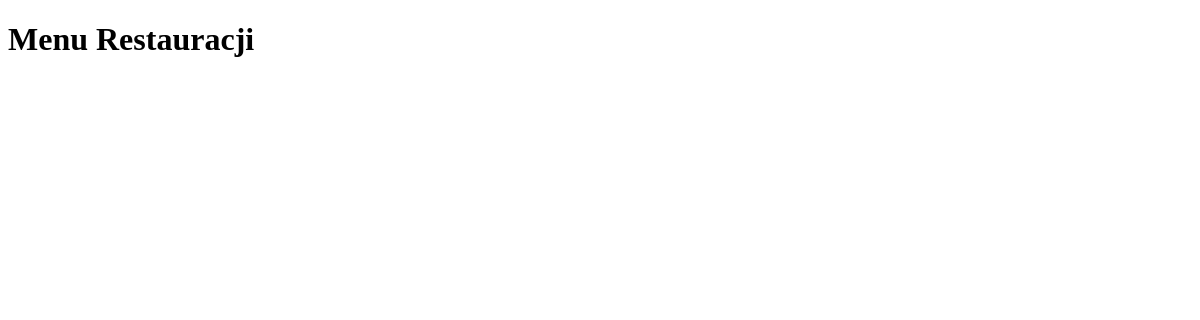
Page /recipes/ on the earlier database version.
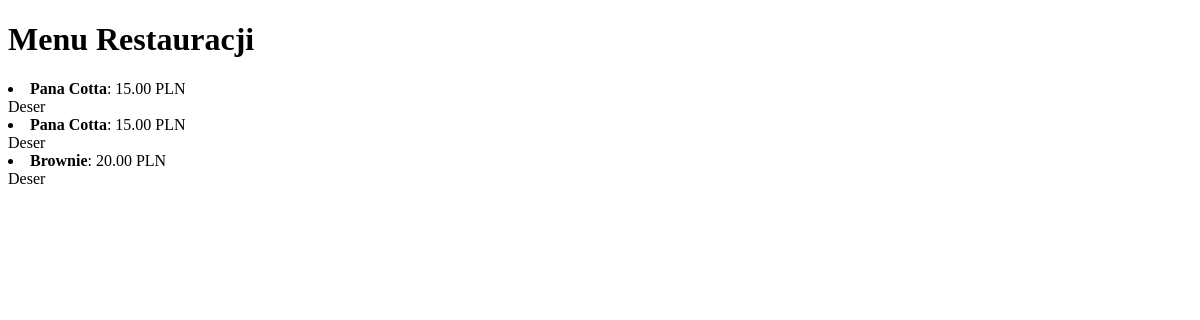
Same page on the later database version.
### recipes/models.py (models this page shows)
class MenuItem(models.Model):
    name = models.CharField(max_length=100)
    description = models.TextField(blank=True, null=True)
    price = models.DecimalField(max_digits=6, decimal_places=2)
    categories = models.ManyToManyField(Category)
    ingredients = models.ManyToManyField(Ingredient)

### recipes/views.py (the view)
# urls.py: path('recipes/', RecipesView.as_view(), name='recipes'),
class RecipesView(View):
    def get(self, request):
        menu_items = MenuItem.objects.all()
        ctx = {
            'menu_items': menu_items,
        }
        return render(request, 'menu.html', ctx)

### templates/menu.html (shortened to what this page needs)
<!DOCTYPE html>
<html lang="en">
<head>
</head>
<body>
<h1>Menu Restauracji</h1>
{% for item in menu_items %}
    <li>
        <strong>{{ item.name }}</strong>: {{ item.price }} PLN
        <br>{{ item.description }}
    </li>
{% endfor %}
</body>
</html>

Differences in the rows shown:
added MenuItem: name "Pana Cotta", price "15.00", description "Deser"
added MenuItem: name "Pana Cotta", price "15.00", description "Deser"
added MenuItem: name "Brownie", price "20.00", description "Deser"
